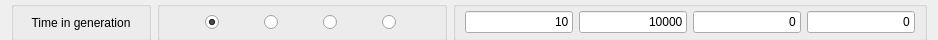
         <widget class="QFrame" name="frame_13">
          <property name="minimumSize">
           <size>
            <width>0</width>
            <height>40</height>
           </size>
          </property>
          <property name="maximumSize">
           <size>
            <width>16777215</width>
            <height>40</height>
           </size>
          </property>
          <property name="frameShape">
           <enum>QFrame::NoFrame</enum>
          </property>
          <property name="frameShadow">
           <enum>QFrame::Raised</enum>
          </property>
          <layout class="QHBoxLayout" name="horizontalLayout_35">
           <property name="topMargin">
            <number>1</number>
           </property>
           <property name="bottomMargin">
            <number>1</number>
           </property>
           <item>
            <widget class="QGroupBox" name="groupBox_20">
             <property name="sizePolicy">
              <sizepolicy hsizetype="Fixed" vsizetype="Fixed">
               <horstretch>0</horstretch>
               <verstretch>0</verstretch>
              </sizepolicy>
             </property>
             <property name="minimumSize">
              <size>
               <width>140</width>
               <height>40</height>
              </size>
             </property>
             <property name="maximumSize">
              <size>
               <width>140</width>
               <height>40</height>
              </size>
             </property>
             <property name="title">
              <string/>
             </property>
             <layout class="QHBoxLayout" name="horizontalLayout_36">
              <property name="topMargin">
               <number>1</number>
              </property>
              <property name="bottomMargin">
               <number>1</number>
              </property>
              <item>
               <widget class="QLabel" name="label_77">
                <property name="text">
                 <string>Time in generation</string>
                </property>
                <property name="alignment">
                 <set>Qt::AlignCenter</set>
                </property>
               </widget>
              </item>
             </layout>
            </widget>
           </item>
           <item>
            <widget class="QGroupBox" name="groupBox_21">
             <property name="sizePolicy">
              <sizepolicy hsizetype="Fixed" vsizetype="Fixed">
               <horstretch>0</horstretch>
               <verstretch>0</verstretch>
              </sizepolicy>
             </property>
             <property name="minimumSize">
              <size>
               <width>290</width>
               <height>40</height>
              </size>
             </property>
             <property name="maximumSize">
              <size>
               <width>290</width>
               <height>40</height>
              </size>
             </property>
             <property name="title">
              <string/>
             </property>
             <layout class="QHBoxLayout" name="horizontalLayout_37">
              <property name="topMargin">
               <number>1</number>
              </property>
              <property name="bottomMargin">
               <number>1</number>
              </property>
              <item>
               <spacer name="horizontalSpacer_6">
                <property name="orientation">
                 <enum>Qt::Horizontal</enum>
                </property>
                <property name="sizeHint" stdset="0">
                 <size>
                  <width>40</width>
                  <height>20</height>
                 </size>
                </property>
               </spacer>
              </item>
              <item>
               <widget class="QRadioButton" name="TUNRadio">
                <property name="minimumSize">
                 <size>
                  <width>17</width>
                  <height>0</height>
                 </size>
                </property>
                <property name="text">
                 <string/>
                </property>
                <property name="checked">
                 <bool>true</bool>
                </property>
               </widget>
              </item>
              <item>
               <spacer name="horizontalSpacer_7">
                <property name="orientation">
                 <enum>Qt::Horizontal</enum>
                </property>
                <property name="sizeHint" stdset="0">
                 <size>
                  <width>40</width>
                  <height>20</height>
                 </size>
                </property>
               </spacer>
              </item>
              <item>
               <widget class="QRadioButton" name="TLURadio">
                <property name="minimumSize">
                 <size>
                  <width>17</width>
                  <height>0</height>
                 </size>
                </property>
                <property name="text">
                 <string/>
                </property>
               </widget>
              </item>
              <item>
               <spacer name="horizontalSpacer_8">
                <property name="orientation">
                 <enum>Qt::Horizontal</enum>
                </property>
                <property name="sizeHint" stdset="0">
                 <size>
                  <width>40</width>
                  <height>20</height>
                 </size>
                </property>
               </spacer>
              </item>
              <item>
               <widget class="QRadioButton" name="TNORadio">
                <property name="minimumSize">
                 <size>
                  <width>17</width>
                  <height>0</height>
                 </size>
                </property>
                <property name="text">
                 <string/>
                </property>
               </widget>
              </item>
              <item>
               <spacer name="horizontalSpacer_9">
                <property name="orientation">
                 <enum>Qt::Horizontal</enum>
                </property>
                <property name="sizeHint" stdset="0">
                 <size>
                  <width>40</width>
                  <height>20</height>
                 </size>
                </property>
               </spacer>
              </item>
              <item>
               <widget class="QRadioButton" name="TLNRadio">
                <property name="minimumSize">
                 <size>
                  <width>17</width>
                  <height>0</height>
                 </size>
                </property>
                <property name="text">
                 <string/>
                </property>
               </widget>
              </item>
              <item>
               <spacer name="horizontalSpacer_10">
                <property name="orientation">
                 <enum>Qt::Horizontal</enum>
                </property>
                <property name="sizeHint" stdset="0">
                 <size>
                  <width>40</width>
                  <height>20</height>
                 </size>
                </property>
               </spacer>
              </item>
             </layout>
            </widget>
           </item>
           <item>
            <widget class="QGroupBox" name="groupBox_22">
             <property name="sizePolicy">
              <sizepolicy hsizetype="Preferred" vsizetype="Fixed">
               <horstretch>0</horstretch>
               <verstretch>0</verstretch>
              </sizepolicy>
             </property>
             <property name="minimumSize">
              <size>
               <width>0</width>
               <height>40</height>
              </size>
             </property>
             <property name="maximumSize">
              <size>
               <width>16777215</width>
               <height>40</height>
              </size>
             </property>
             <property name="title">
              <string/>
             </property>
             <layout class="QHBoxLayout" name="horizontalLayout_38">
              <property name="topMargin">
               <number>1</number>
              </property>
              <property name="bottomMargin">
               <number>1</number>
              </property>
              <item>
               <widget class="QLineEdit" name="TminEdit">
                <property name="text">
                 <string>10</string>
                </property>
                <property name="alignment">
                 <set>Qt::AlignRight|Qt::AlignTrailing|Qt::AlignVCenter</set>
                </property>
               </widget>
              </item>
              <item>
               <widget class="QLineEdit" name="TmaxEdit">
                <property name="text">
                 <string>10000</string>
                </property>
                <property name="alignment">
                 <set>Qt::AlignRight|Qt::AlignTrailing|Qt::AlignVCenter</set>
                </property>
               </widget>
              </item>
              <item>
               <widget class="QLineEdit" name="TmeanEdit">
                <property name="text">
                 <string>0</string>
                </property>
                <property name="alignment">
                 <set>Qt::AlignRight|Qt::AlignTrailing|Qt::AlignVCenter</set>
                </property>
               </widget>
              </item>
              <item>
               <widget class="QLineEdit" name="TstdevEdit">
                <property name="text">
                 <string>0</string>
                </property>
                <property name="alignment">
                 <set>Qt::AlignRight|Qt::AlignTrailing|Qt::AlignVCenter</set>
                </property>
               </widget>
              </item>
             </layout>
            </widget>
           </item>
          </layout>
         </widget>
